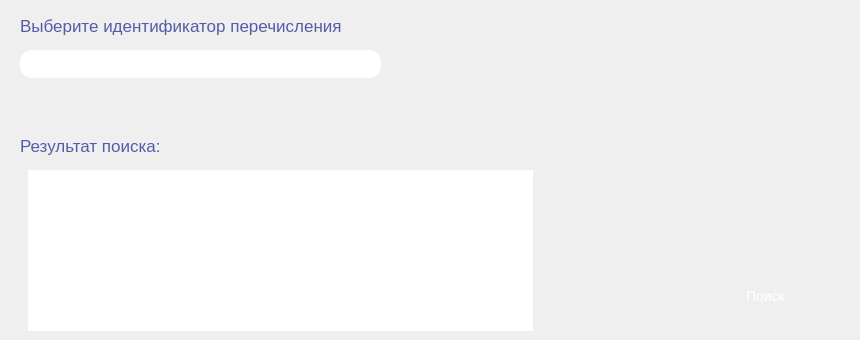
      <widget class="QWidget" name="page_18">
       <widget class="QPushButton" name="pushButton_18_search">
        <property name="geometry">
         <rect>
          <x>680</x>
          <y>260</y>
          <width>171</width>
          <height>71</height>
         </rect>
        </property>
        <property name="styleSheet">
         <string notr="true">QPushButton {
	background-color: qlineargradient(x1:0, y1:0, x2:1, y2:1, 
    								stop:0 rgba(88, 205, 174, 1), 
    								stop:1 rgba(63, 148, 108, 1));
    color: white;
    text-align: center;
    text-decoration: none;
    font-size: 14px;
    border-radius: 12px;
}

QPushButton:pressed {
	background-color: qlineargradient(x1:0, y1:0, x2:1, y2:1, 
    								stop:0 rgba(88, 205, 174, 0.5), 
    								stop:1 rgba(63, 148, 108, 0.5));
}</string>
        </property>
        <property name="text">
         <string>Поиск</string>
        </property>
       </widget>
       <widget class="QTextEdit" name="textEdit_18_result">
        <property name="geometry">
         <rect>
          <x>20</x>
          <y>170</y>
          <width>521</width>
          <height>161</height>
         </rect>
        </property>
        <property name="styleSheet">
         <string notr="true">QTextEdit {
	border: 2px #FFF4E8;
    padding: 0 8px;
    border-radius: 12px;
    background: qlineargradient(x1:0, y1:0, x2:1, y2:1, 
    								stop:0 rgba(88, 205, 174, 1), 
    								stop:1 rgba(63, 148, 108, 1));
	color: white;
    font-size: 14px;
}</string>
        </property>
        <property name="placeholderText">
         <string>Здесь будет информация о </string>
        </property>
       </widget>
       <widget class="QLabel" name="label_18_result">
        <property name="geometry">
         <rect>
          <x>20</x>
          <y>130</y>
          <width>281</width>
          <height>31</height>
         </rect>
        </property>
        <property name="styleSheet">
         <string notr="true">QLabel {
	color: rgba(83, 93, 167, 1);
    font-size: 17px;
}</string>
        </property>
        <property name="text">
         <string>Результат поиска:</string>
        </property>
       </widget>
       <widget class="QLabel" name="label_18_idEnum">
        <property name="geometry">
         <rect>
          <x>20</x>
          <y>10</y>
          <width>351</width>
          <height>31</height>
         </rect>
        </property>
        <property name="styleSheet">
         <string notr="true">QLabel {
	color: rgba(83, 93, 167, 1);
    font-size: 17px;
}</string>
        </property>
        <property name="text">
         <string>Выберите идентификатор перечисления</string>
        </property>
       </widget>
       <widget class="QComboBox" name="comboBox_18_idEnum">
        <property name="geometry">
         <rect>
          <x>20</x>
          <y>50</y>
          <width>361</width>
          <height>28</height>
         </rect>
        </property>
        <property name="styleSheet">
         <string notr="true">QComboBox {
	border: 2px #FFE5CC;
    border-radius: 12px;
	padding: 0 8px;
    background: qlineargradient(x1:0, y1:0, x2:1, y2:0, 
    												stop:0 rgba(193, 95, 251, 1), 
													stop:0.6 rgba(97, 115, 241, 0.7),
    												stop:1 rgba(94, 131, 239, 0.7));
    font-size: 14px;
	color: rgba(255, 255, 255,1);
}

QComboBox:!editable, QComboBox::drop-down:editable {
    background: qlineargradient(x1:0, y1:0, x2:1, y2:0, 
    												stop:0 rgba(193, 95, 251, 1), 
													stop:0.6 rgba(97, 115, 241, 0.7),
    												stop:1 rgba(94, 131, 239, 0.7));
}

QComboBox:!editable:on, QComboBox::drop-down:editable:on {
     background: qlineargradient(x1:0, y1:0, x2:1, y2:0, 
    												stop:0 rgba(193, 95, 251, 1), 
													stop:0.6 rgba(97, 115, 241, 0.7),
    												stop:1 rgba(94, 131, 239, 0.7));
}

QComboBox::drop-down {
	subcontrol-origin: padding;
    subcontrol-position: top right;
    border-top-right-radius: 12px;
    border-bottom-right-radius: 12px;
    border-top-left-radius: 12px; 
    border-bottom-left-radius: 12px;
}


QComboBox QAbstractItemView {
    background: qlineargradient(x1:0, y1:0, x2:1, y2:0, 
    												stop:0 rgba(193, 95, 251, 1), 
													stop:0.6 rgba(97, 115, 241, 0.7),
    												stop:1 rgba(94, 131, 239, 0.7));
    color: rgb(255, 255, 255);
	border: 1px #FFE5CC;
}</string>
        </property>
        <property name="placeholderText">
         <string/>
        </property>
       </widget>
      </widget>
